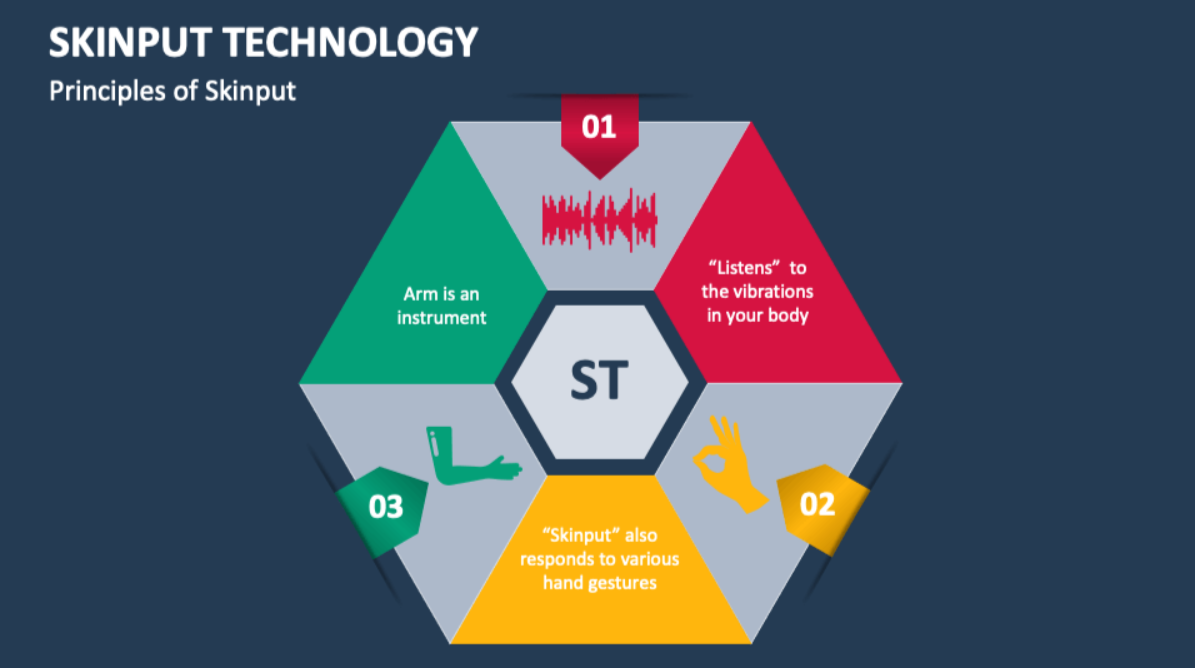
#> input picture Screenshot 2025-05-08 221242.png, 1195 x 668 px, found by its file name
$ python ass_task1.py
#> lines starting #> are read from the running program, lines starting #| are printed output that depends on the picture; after the words box and inside, x2 and y2 are one past the last pixel; in counts of white or black regions, pixels touching at a corner belong together
import cv2
import matplotlib.pyplot as plt

# Read the image
img = cv2.imread('C:/Users/Basavaraj Kulkarani/OneDrive/Desktop/images/Screenshot 2025-05-08 221242.png')
#> img is the input picture: shape (668, 1195, 3); mean B, G, R 99.5, 88.8, 77

# Convert to gray scale
gray = cv2.cvtColor(img, cv2.COLOR_BGR2GRAY)
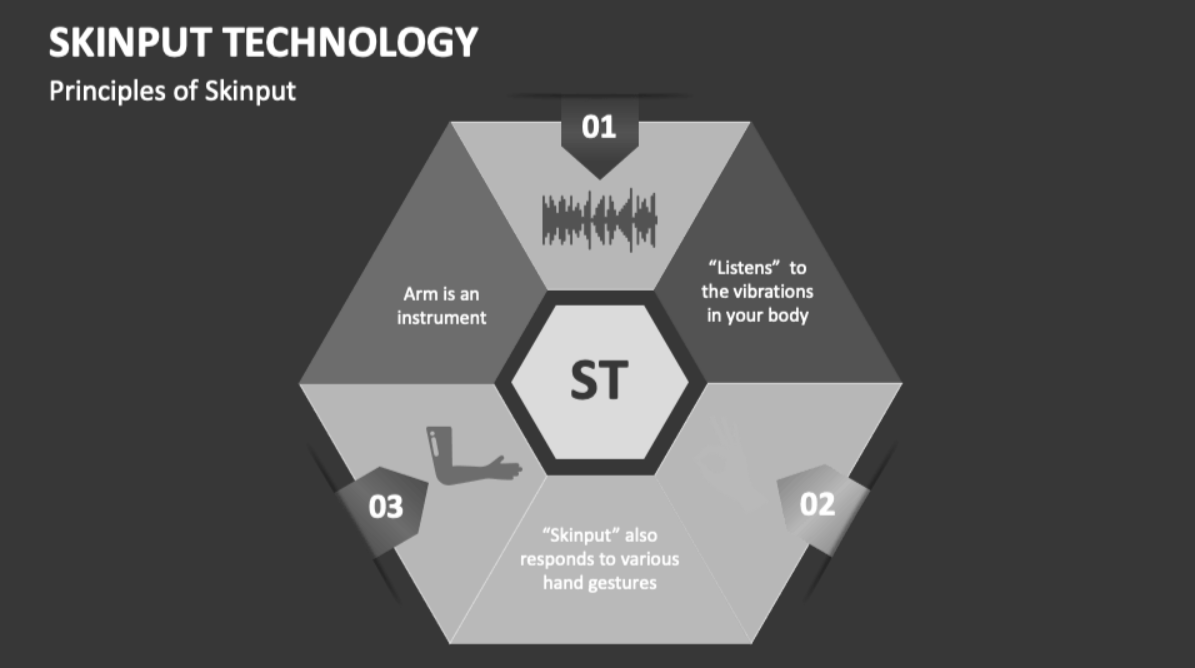
#> gray: shape (668, 1195); min 38, max 255, mean 86.6

# Convert to binary (Thresholding)
_, binary = cv2.threshold(gray, 127, 255, cv2.THRESH_BINARY)
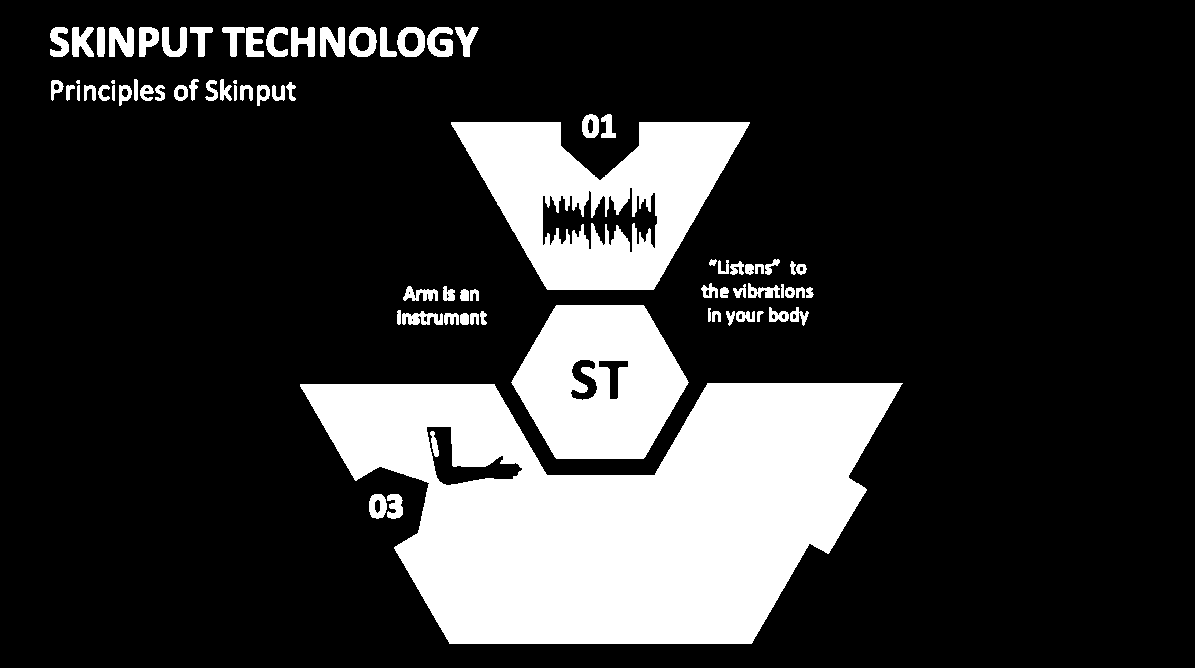
#> binary: shape (668, 1195); 20.1% white; 80 white regions (3 under 20 px), largest, box (x1, y1, x2, y2) and area: (300, 383, 903, 644) 99463, (451, 122, 750, 290) 27608, (511, 305, 689, 459) 19462

# Display results using matplotlib
plt.figure(figsize=(12, 4))

# Original image (convert BGR to RGB for matplotlib)
plt.subplot(1, 3, 1)
plt.imshow(cv2.cvtColor(img, cv2.COLOR_BGR2RGB))
plt.title("Original")
plt.axis("off")

# Gray scale image
plt.subplot(1, 3, 2)
plt.imshow(gray, cmap='gray')
plt.title("Gray Scale")
plt.axis("off")

# Binary image
plt.subplot(1, 3, 3)
plt.imshow(binary, cmap='gray')
plt.title("Binary Image")
plt.axis("off")

plt.show()
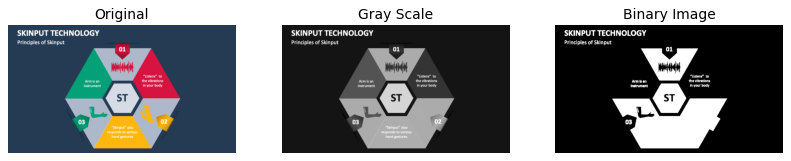
#> figure drawn by matplotlib, 3 panels

$ run again, with Screenshot 2025-05-08 221206.png copied over Screenshot 2025-05-08 221242.png
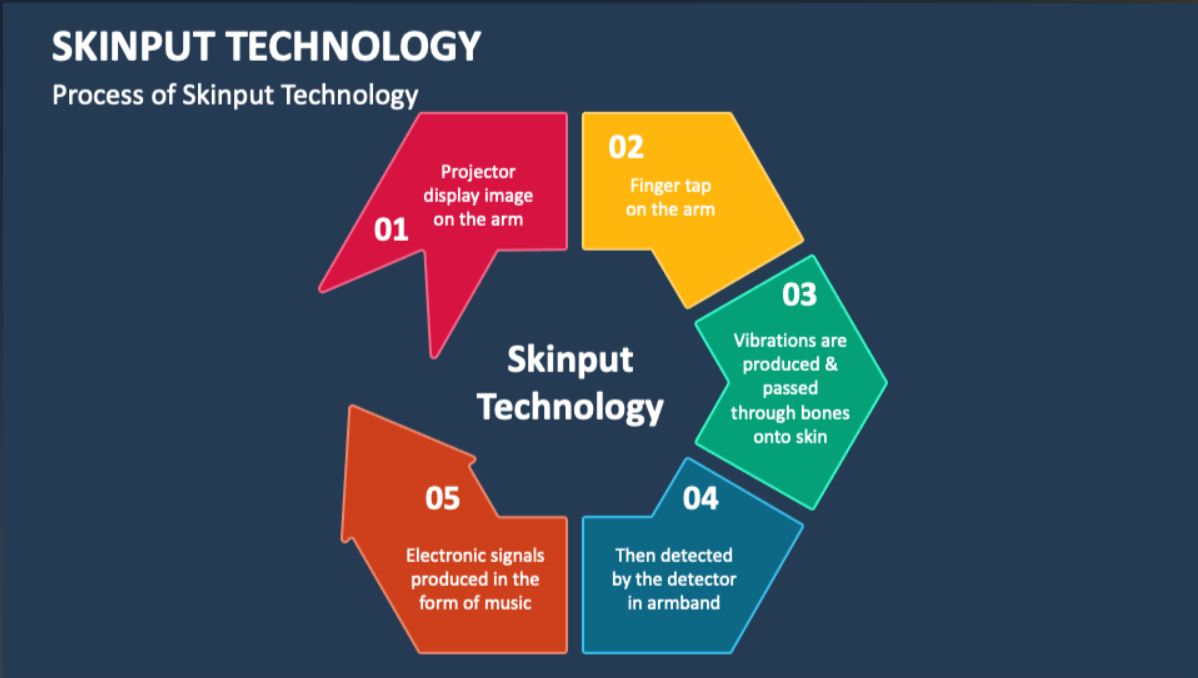
#> input picture Screenshot 2025-05-08 221206.png, 1198 x 678 px, found by its file name
#> img is the input picture: shape (678, 1198, 3); mean B, G, R 86.4, 73.7, 63.1
#> `_, binary = cv2.threshold(gray, 127, 255, cv2.THRESH_BINARY)`:
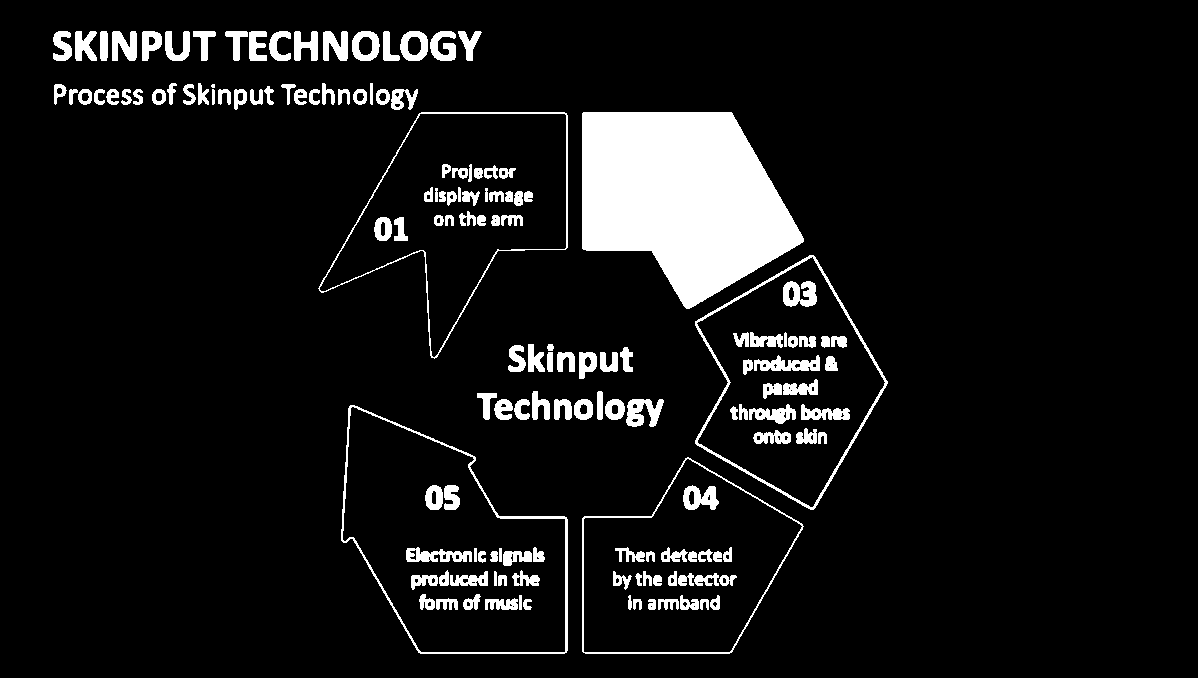
#> binary: shape (678, 1198); 8.2% white; 154 white regions (1 under 20 px), largest, box (x1, y1, x2, y2) and area: (582, 112, 804, 309) 30307, (695, 255, 888, 510) 2014, (341, 405, 568, 654) 2006
#> `plt.show()`:
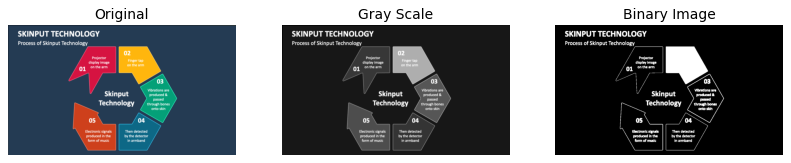
#> figure drawn by matplotlib, 3 panels

$ run again, with Screenshot 2025-05-08 221226.png copied over Screenshot 2025-05-08 221242.png
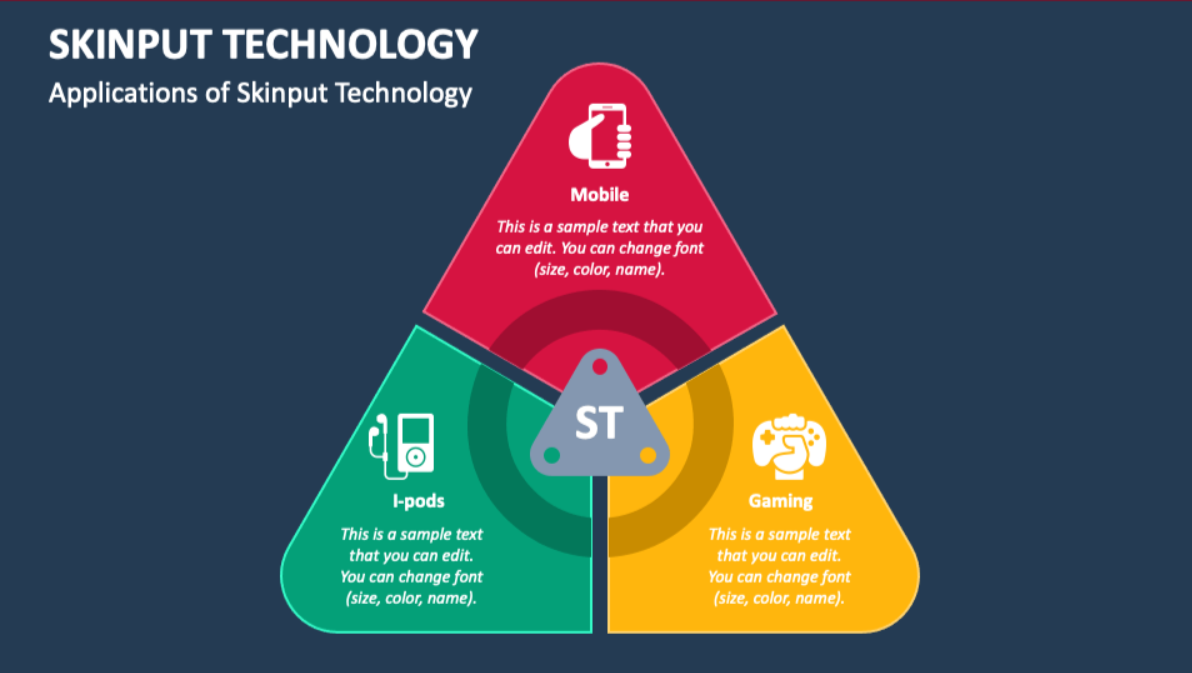
#> input picture Screenshot 2025-05-08 221226.png, 1192 x 673 px, found by its file name
#> img is the input picture: shape (673, 1192, 3); mean B, G, R 85.8, 80.2, 71.7
#> `_, binary = cv2.threshold(gray, 127, 255, cv2.THRESH_BINARY)`:
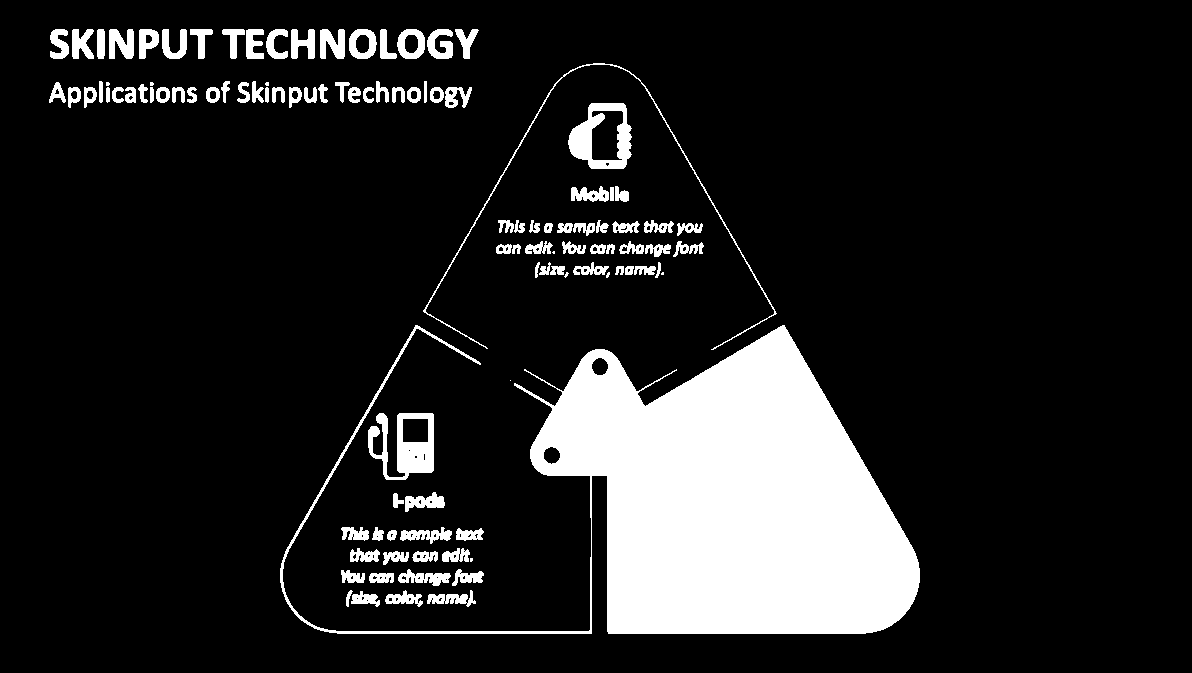
#> binary: shape (673, 1192); 13.4% white; 109 white regions (9 under 20 px), largest, box (x1, y1, x2, y2) and area: (280, 325, 920, 634) 81542, (368, 413, 434, 480) 2299, (568, 103, 632, 169) 2069
#> `plt.show()`:
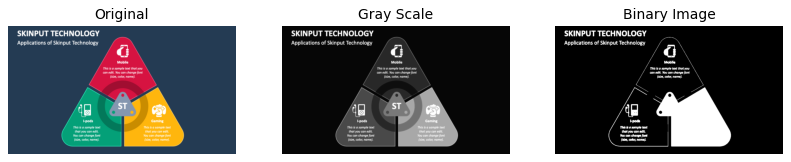
#> figure drawn by matplotlib, 3 panels
